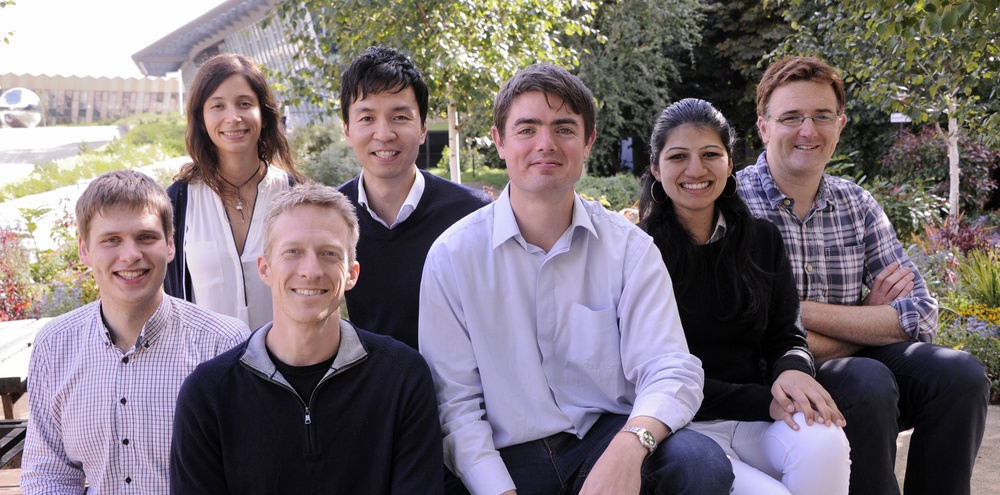
#> input picture Image_Detector/group.jpg, 1000 x 495 px, shrunk from 2400 x 1189 before the run
$ python Face_Detector.py
#> lines starting #> are read from the running program, lines starting #| are printed output that depends on the picture; after the words box and inside, x2 and y2 are one past the last pixel; in counts of white or black regions, pixels touching at a corner belong together
#pip install opencv-python
import cv2
import numpy as np
import matplotlib.pyplot as plt
#All the modules required to be called
Img = plt.imread("./group.jpg")  #Input the image you want to check the detection on and make sure it is present in the same directory
#> Img is the input picture: shape (495, 1000, 3); mean R, G, B 125.1, 114.8, 120.2
plt.imshow(Img) #To display the image you entered
F_D= cv2.CascadeClassifier("haarcascade_frontalface_alt.xml") #basic file for frontal face detection
Faces = F_D.detectMultiScale(Img)
#> Faces = [[196, 78, 71, 71], [764, 85, 84, 84], [654, 124, 80, 80], [340, 84, 88, 88], [266, 217, 93, 93], [499, 93, 94, 94], [84, 204, 91, 91]]
Faces.shape #To view the number of faces available in your entered image
#the looping statement
for face in Faces:
    x,y,w,h = face
    Img = cv2.rectangle(Img, (x,y), (x+w,y+h), (255,0,0), 10 )

    plt.imshow(Img) #Command to view the image after applying the detecting operation
#> this loop made 7 passes
#> pass 2, `Img = cv2.rectangle(Img, (x,y), (x+w,y+h), (255,0,0), 10 )`:
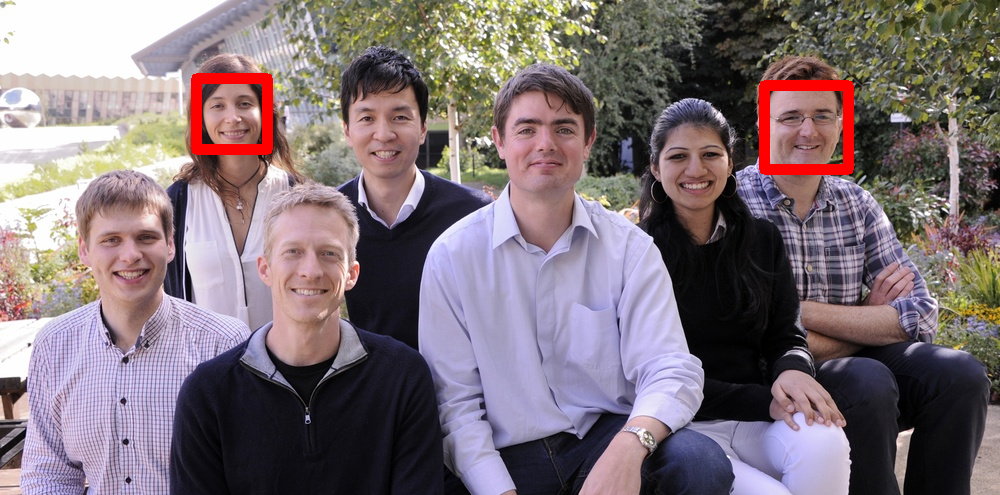
#> Img: shape (495, 1000, 3); mean R, G, B 127.2, 113.7, 119.1
#> pass 3, `Img = cv2.rectangle(Img, (x,y), (x+w,y+h), (255,0,0), 10 )`:
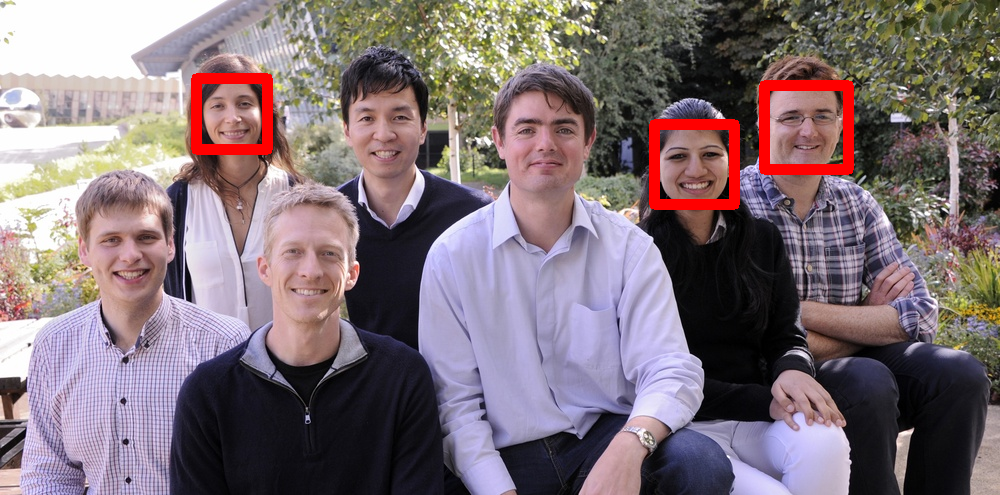
#> Img: shape (495, 1000, 3); 0.7% of pixels changed, all inside (x1, y1, x2, y2) = (649, 119, 740, 210)
#> after the loop:
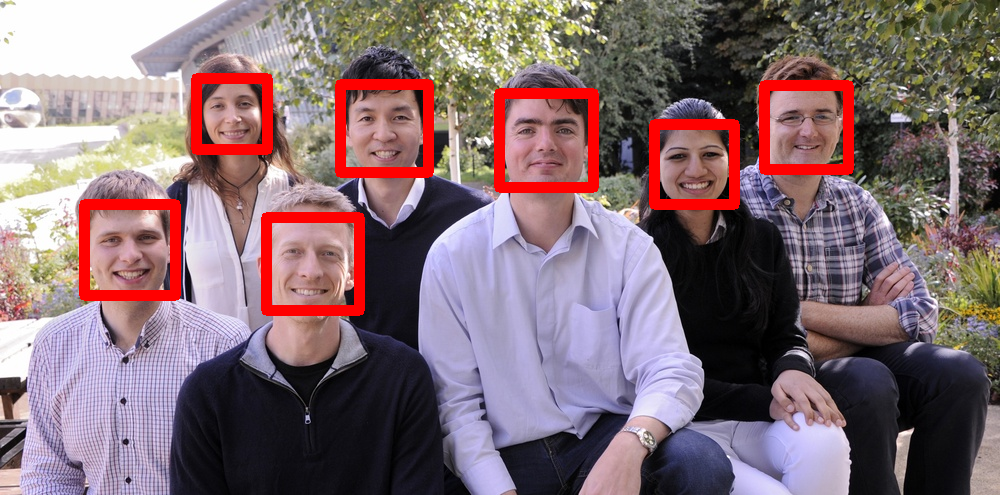
#> Img: shape (495, 1000, 3); 3.22% of pixels changed, all inside (x1, y1, x2, y2) = (79, 79, 599, 316)

    #Thank-You
#Happy-Coding
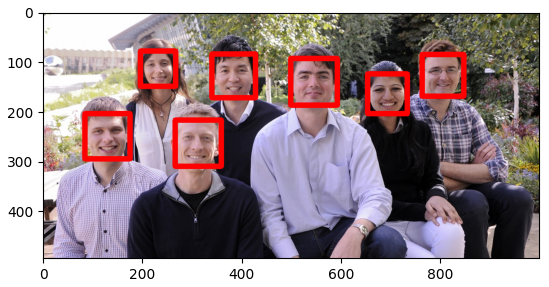
#> figure drawn by matplotlib, 1 panel
